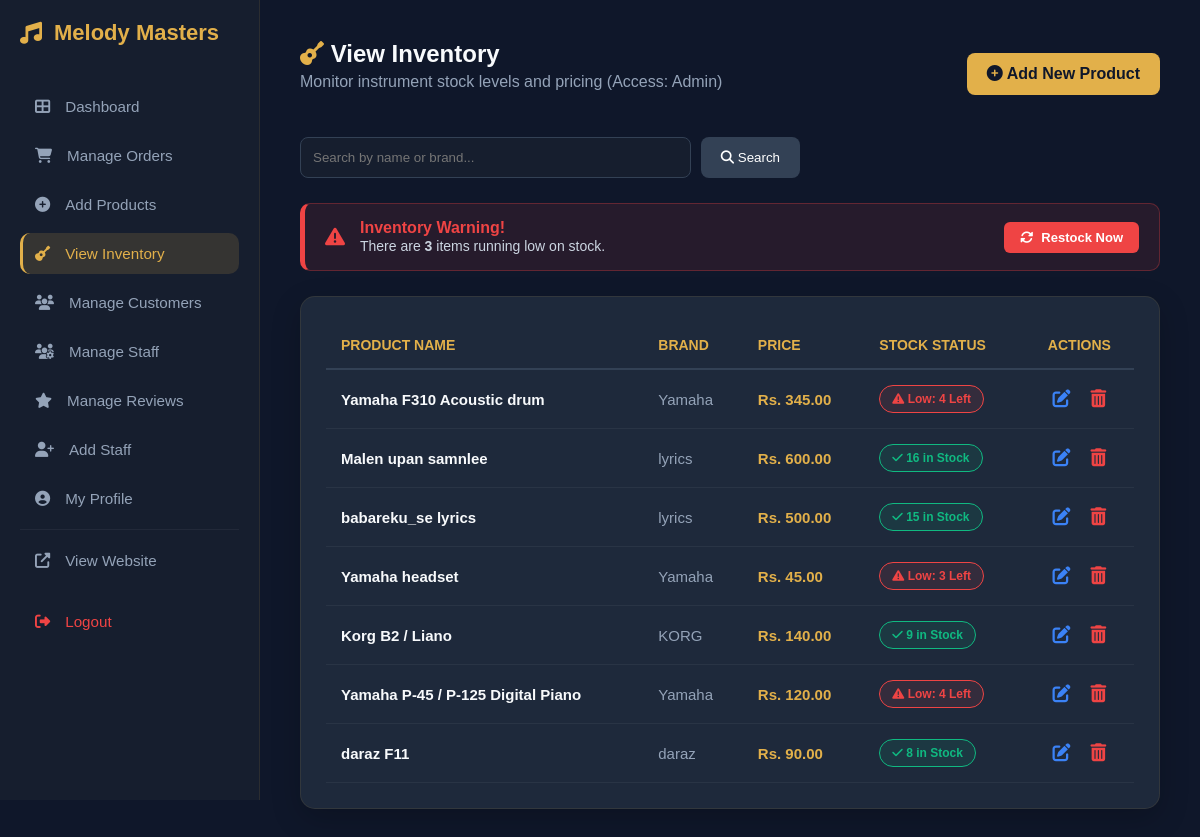
The page /manage_products.php (signed in) on the database its author committed.
### tables this page shows
CREATE TABLE `products` (
  `product_id` int(11) NOT NULL,
  `category_id` int(11) DEFAULT NULL,
  `product_name` varchar(100) NOT NULL,
  `brand` varchar(50) DEFAULT NULL,
  `price` decimal(10,2) NOT NULL,
  `stock_quantity` int(11) NOT NULL,
  `product_image` varchar(255) DEFAULT NULL,
  `specifications` text DEFAULT NULL,
  `product_type` enum('Physical','Digital') NOT NULL,
  `status` enum('Active','Archived') DEFAULT 'Active'
);

### manage_products.php (the view, shortened to what this page needs)
<?php
include 'db_connect.php';
$current_role = strtolower(trim($_SESSION['role']));
$low_stock_res = $conn->query("SELECT COUNT(*) as low_count FROM products WHERE stock_quantity <= 5 AND status = 'Active'");
$low_count = $low_stock_res->fetch_assoc()['low_count'];
$search = isset($_GET['search']) ? mysqli_real_escape_string($conn, $_GET['search']) : "";
$filter_low = isset($_GET['restock']) ? true : false;
if ($filter_low) {
    $query = "SELECT * FROM products WHERE status = 'Active' AND stock_quantity <= 5 ORDER BY stock_quantity ASC";
} elseif ($search != "") {
    $query = "SELECT * FROM products WHERE (product_name LIKE '%$search%' OR brand LIKE '%$search%')
              AND status = 'Active' ORDER BY product_id DESC";
} else {
    $query = "SELECT * FROM products WHERE status = 'Active' ORDER BY product_id DESC";
}
$result = $conn->query($query);
?>
<!DOCTYPE html>
<html lang="en">
<head>
    <link rel="stylesheet" href="https://cdnjs.cloudflare.com/ajax/libs/font-awesome/6.4.0/css/all.min.css">
</head>
<body>
<?php
if ($current_role === 'admin') { include 'admin_sidebar.php'; }
else { include 'staff_sidebar.php'; }
?>
<div class="main-content">
    <div class="top-section">
        <div>
            <h2 style="margin:0;"><i class="fas fa-guitar" style="color:var(--gold);"></i> View Inventory</h2>
            <p style="color: #94a3b8; margin-top: 5px;">Monitor instrument stock levels and pricing (Access: <?php echo ucfirst($current_role); ?>)</p>
        </div>
        <?php if($current_role === 'admin'): ?>
            <a href="add_product.php" class="btn-add"><i class="fas fa-plus-circle"></i> Add New Product</a>
        <?php endif; ?>
    </div>
    <form method="GET" class="search-box">
        <input type="text" name="search" class="search-input" placeholder="Search by name or brand..." value="<?php echo htmlspecialchars($search); ?>">
        <button type="submit" class="btn-search"><i class="fas fa-search"></i> Search</button>
    </form>
    <?php if($low_count > 0): ?>
        <div class="low-stock-alert">
            <div style="display: flex; align-items: center; gap: 15px;">
                <i class="fas fa-exclamation-triangle" style="color: #ef4444; font-size: 20px;"></i>
                <div>
                    <strong style="color: #ef4444; display: block;">Inventory Warning!</strong>
                    <span style="color: #cbd5e1; font-size: 14px;">There are <strong><?php echo $low_count; ?></strong> items running low on stock.</span>
                </div>
            </div>
            <a href="manage_products.php?restock=1#inventory-table" class="btn-restock">
                <i class="fas fa-sync-alt"></i> Restock Now
            </a>
        </div>
    <?php endif; ?>
    <div class="glass-card" id="inventory-table">
        <table>
            <thead>
                <tr>
                    <th>Product Name</th>
                    <th>Brand</th>
                    <th>Price</th>
                    <th>Stock Status</th>
                    <th style="text-align: center;">Actions</th>
                </tr>
            </thead>
            <tbody>
                <?php if($result->num_rows > 0): ?>
                    <?php while($row = $result->fetch_assoc()): ?>
                    <tr>
                        <td style="font-weight:600;"><?php echo htmlspecialchars($row['product_name']); ?></td>
                        <td style="color: #94a3b8;"><?php echo htmlspecialchars($row['brand']); ?></td>
                        <td style="color:var(--gold); font-weight:bold;">
                            Rs. <?php echo number_format($row['price'], 2); ?>
                        </td>
                        <td>
                            <?php if($row['stock_quantity'] <= 5): ?>
                                <span class="stock-badge low-stock">
                                    <i class="fas fa-exclamation-triangle"></i> Low: <?php echo $row['stock_quantity']; ?> Left
                                </span>
                            <?php else: ?>
                                <span class="stock-badge in-stock">
                                    <i class="fas fa-check"></i> <?php echo $row['stock_quantity']; ?> in Stock
                                </span>
                            <?php endif; ?>
                        </td>
                        <td style="text-align: center;">
                            <a href="edit_product.php?id=<?php echo $row['product_id']; ?>"
                               class="action-link" style="color:#3b82f6; margin-right:15px;" title="Edit Product">
                                <i class="fas fa-edit"></i>
                            </a>
                            <?php if($current_role === 'admin'): ?>
                                <a href="manage_products.php?delete_id=<?php echo $row['product_id']; ?>"
                                   class="action-link" style="color:#ef4444;"
                                   onclick="return confirm('Are you sure?')" title="Delete Product">
                                    <i class="fas fa-trash-alt"></i>
                                </a>
                            <?php endif; ?>
                        </td>
                    </tr>
                    <?php endwhile; ?>
                <?php else: ?>
                    <tr><td colspan="5" style="text-align: center; padding: 40px; color: #94a3b8;">No products found.</td></tr>
                <?php endif; ?>
            </tbody>
        </table>
    </div>
</div>
</body>
</html>

### admin_sidebar.php (shortened to what this page needs)
<div class="sidebar">
    <div class="sidebar-brand">
        <i class="fas fa-music"></i> Melody Masters
    </div>
    <ul class="sidebar-menu">
        <li>
            <a href="admin_dashboard.php" class="<?= (basename($_SERVER['PHP_SELF']) == 'admin_dashboard.php') ? 'active' : '' ?>">
                <i class="fas fa-th-large"></i> Dashboard
            </a>
        </li>
        <li>
            <a href="manage_orders.php" class="<?= (basename($_SERVER['PHP_SELF']) == 'manage_orders.php') ? 'active' : '' ?>">
                <i class="fas fa-shopping-cart"></i> Manage Orders
            </a>
        </li>
        <li>
            <a href="add_product.php" class="<?= (basename($_SERVER['PHP_SELF']) == 'add_product.php') ? 'active' : '' ?>">
                <i class="fas fa-plus-circle"></i> Add Products
            </a>
        </li>
        <li>
            <a href="manage_products.php" class="<?= (basename($_SERVER['PHP_SELF']) == 'manage_products.php') ? 'active' : '' ?>">
                <i class="fas fa-guitar"></i> View Inventory
            </a>
        </li>
        <li>
            <a href="manage_customers.php" class="<?= (basename($_SERVER['PHP_SELF']) == 'manage_customers.php') ? 'active' : '' ?>">
                <i class="fas fa-users"></i> Manage Customers
            </a>
        </li>
        <li>
            <a href="manage_staff.php" class="<?= (basename($_SERVER['PHP_SELF']) == 'manage_staff.php') ? 'active' : '' ?>">
                <i class="fas fa-users-cog"></i> Manage Staff
            </a>
        </li>
        <li>
            <a href="manage_reviews.php" class="<?= (basename($_SERVER['PHP_SELF']) == 'manage_reviews.php') ? 'active' : '' ?>">
                <i class="fas fa-star"></i> Manage Reviews
            </a>
        </li>
        <li>
            <a href="add_staff.php" class="<?= (basename($_SERVER['PHP_SELF']) == 'add_staff.php') ? 'active' : '' ?>">
                <i class="fas fa-user-plus"></i> Add Staff
            </a>
        </li>
        <li>
            <a href="profile.php" class="<?= (basename($_SERVER['PHP_SELF']) == 'profile.php') ? 'active' : '' ?>">
                <i class="fas fa-user-circle"></i> My Profile
            </a>
        </li>
        <li style="border-top: 1px solid rgba(255,255,255,0.05); margin-top: 10px; padding-top: 10px;">
            <a href="index.php" target="_blank">
                <i class="fas fa-external-link-alt"></i> View Website
            </a>
        </li>
        <li style="margin-top: 20px;">
            <a href="logout.php" style="color: #ef4444;">
                <i class="fas fa-sign-out-alt"></i> Logout
            </a>
        </li>
    </ul>
</div>

### manage_products.php (style rules this page uses)
:root { --gold: #e2b04a; --bg: #0f172a; --card: #1e293b; --text: #f8fafc; }
body { background: var(--bg); color: var(--text); font-family: 'Poppins', sans-serif; display: flex; margin: 0; }
.main-content { margin-left: 260px; width: calc(100% - 260px); padding: 40px; box-sizing: border-box; min-height: 100vh; }
.top-section { display: flex; justify-content: space-between; align-items: center; margin-bottom: 30px; }
.search-box { display: flex; gap: 10px; flex: 1; max-width: 500px; margin-bottom: 25px; }
.search-input { flex: 1; padding: 12px; border-radius: 8px; border: 1px solid #334155; background: #161e2e; color: white; outline: none; }
.btn-search { background: #334155; color: white; border: none; padding: 10px 20px; border-radius: 8px; cursor: pointer; transition: 0.3s; }
.glass-card { background: var(--card); border-radius: 15px; padding: 25px; border: 1px solid rgba(226,176,74,0.1); box-shadow: 0 10px 30px rgba(0,0,0,0.2); }
table { width: 100%; border-collapse: collapse; }
th { text-align: left; color: var(--gold); padding: 15px; border-bottom: 2px solid #334155; font-size: 14px; text-transform: uppercase; }
td { padding: 15px; border-bottom: 1px solid rgba(255,255,255,0.05); font-size: 15px; }
.stock-badge { padding: 6px 12px; border-radius: 20px; font-size: 12px; font-weight: 600; display: inline-block; }
.low-stock { background: rgba(239, 68, 68, 0.1); color: #ef4444; border: 1px solid #ef4444; }
.in-stock { background: rgba(16, 185, 129, 0.1); color: #10b981; border: 1px solid #10b981; }
.btn-add { background: var(--gold); color: #0f172a; text-decoration: none; padding: 12px 20px; border-radius: 8px; font-weight: bold; transition: 0.3s; }
.low-stock-alert { background: rgba(239, 68, 68, 0.1); border: 1px solid rgba(239, 68, 68, 0.3); border-left: 5px solid #ef4444; padding: 15px 20px; border-radius: 10px; margin-bottom: 25px; display: flex; align-items: center; justify-content: space-between; gap: 15px; }
.btn-restock { background: #ef4444; color: white; text-decoration: none; padding: 8px 16px; border-radius: 6px; font-size: 13px; font-weight: 600; transition: 0.3s; display: flex; align-items: center; gap: 8px; border: none; white-space: nowrap; }
.action-link { font-size: 18px; transition: 0.3s; text-decoration: none; }

### admin_sidebar.php (style rules this page uses)
.sidebar { width: 260px; height: 100vh; background: #161e2e; position: fixed; left: 0; top: 0; padding: 20px; border-right: 1px solid rgba(226,176,74,0.1); z-index: 1000; box-sizing: border-box; font-family: 'Poppins', sans-serif; }
.sidebar-brand { font-size: 22px; font-weight: bold; color: #e2b04a; margin-bottom: 40px; display: flex; align-items: center; gap: 12px; }
.sidebar-menu { list-style: none; padding: 0; margin: 0; }
.sidebar-menu li { margin-bottom: 8px; }
.sidebar-menu a { color: #94a3b8; text-decoration: none; display: flex; align-items: center; gap: 15px; padding: 12px 15px; border-radius: 10px; transition: all 0.3s ease; font-size: 0.95em; }
.sidebar-menu a:hover, .sidebar-menu a.active { background: rgba(226, 176, 74, 0.15); color: #e2b04a; }
.sidebar-menu a.active { border-left: 3px solid #e2b04a; padding-left: 12px; }

### rows shown on the page
products: product_name "Yamaha F310 Acoustic drum", brand "Yamaha", price "345.00", stock_quantity "4"
products: product_name "Malen upan samnlee", brand "lyrics", price "600.00", stock_quantity "16"
products: product_name "babareku_se lyrics", brand "lyrics", price "500.00", stock_quantity "15"
products: product_name "Yamaha headset", brand "Yamaha", price "45.00", stock_quantity "3"
products: product_name "Korg B2 / Liano", brand "KORG", price "140.00", stock_quantity "9"
products: product_name "Yamaha P-45 / P-125 Digital Piano", brand "Yamaha", price "120.00", stock_quantity "4"
products: product_name "daraz F11", brand "daraz", price "90.00", stock_quantity "8"

### other values the page prints
$current_role "Admin"
$low_count "3"
